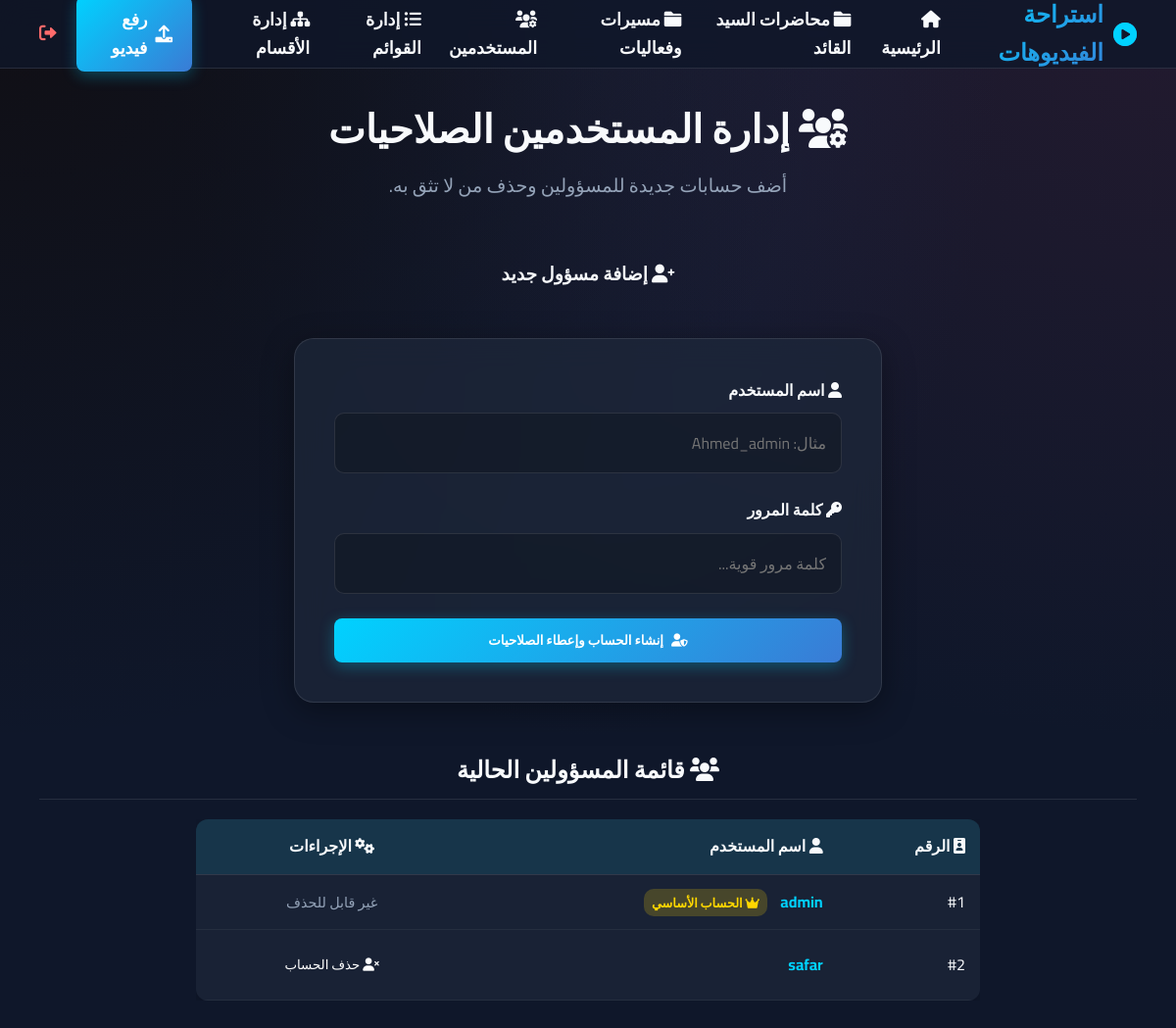
/users (signed in), run on the app's committed database.
### models.py (models this page shows)
class CustomPage(db.Model):
    id = db.Column(db.Integer, primary_key=True)
    name = db.Column(db.String(100), nullable=False)
    slug = db.Column(db.String(100), nullable=False, unique=True)
    description = db.Column(db.Text, nullable=True)
    created_at = db.Column(db.DateTime, default=datetime.utcnow)
    playlists = db.relationship('Playlist', backref='custom_page', lazy=True)

class Admin(db.Model):
    id = db.Column(db.Integer, primary_key=True)
    username = db.Column(db.String(50), nullable=False, unique=True)
    password = db.Column(db.String(255), nullable=False)

### app.py (the view, shortened to what this page needs)
@app.route('/users', methods=['GET', 'POST'])
@admin_required
def manage_users():
    users = Admin.query.order_by(Admin.id.asc()).all()
    return render_template('users.html', users=users)

### app.py (called while the page is built)
def admin_required(f):
    @wraps(f)
    def decorated_function(*args, **kwargs):
        if not session.get('is_admin'):
            flash('يجب تسجيل الدخول كمسؤول للوصول إلى هذه الصفحة.', 'error')
            return redirect(url_for('login'))
        return f(*args, **kwargs)
    return decorated_function

@app.context_processor
def inject_globals():
    try:
        pages = CustomPage.query.order_by(CustomPage.created_at.asc()).all()
        return dict(custom_pages=pages, is_admin=session.get('is_admin', False))
    except:
        return dict(custom_pages=[], is_admin=False)

### templates/users.html
{% extends "layout.html" %}
{% block content %}
<div class="search-section" style="margin-bottom: 40px;">
    <h1 class="page-title"><i class="fas fa-users-cog"></i> إدارة المستخدمين الصلاحيات</h1>
    <p class="page-subtitle">أضف حسابات جديدة للمسؤولين وحذف من لا تثق به.</p>
</div>
<div class="upload-container" style="max-width: 600px; margin: 0 auto 50px auto;">
    <div class="upload-header text-center" style="padding: 20px;">
        <h3><i class="fas fa-user-plus"></i> إضافة مسؤول جديد</h3>
    </div>
    <div class="upload-card">
        <form action="{{ url_for('manage_users') }}" method="POST" class="upload-form">
            <div class="form-group">
                <label for="username"><i class="fas fa-user"></i> اسم المستخدم</label>
                <input type="text" id="username" name="username" class="form-control" required placeholder="مثال: Ahmed_admin">
            </div>
            <div class="form-group">
                <label for="password"><i class="fas fa-key"></i> كلمة المرور</label>
                <input type="password" id="password" name="password" class="form-control" required placeholder="كلمة مرور قوية...">
            </div>
            <div class="form-actions mt-4">
                <button type="submit" class="btn-primary btn-block"><i class="fas fa-user-shield"></i> إنشاء الحساب وإعطاء الصلاحيات</button>
            </div>
        </form>
    </div>
</div>
<h2 style="margin-bottom: 20px; border-bottom: 1px solid var(--glass-border); padding-bottom: 10px; text-align: center;">
    <i class="fas fa-users"></i> قائمة المسؤولين الحالية
</h2>
<div style="overflow-x: auto; max-width: 800px; margin: 0 auto;">
    <table style="width: 100%; border-collapse: collapse; background: var(--card-bg); border-radius: 12px; overflow: hidden; box-shadow: 0 5px 15px rgba(0,0,0,0.2);">
        <thead style="background: rgba(0,210,255,0.1);">
            <tr>
                <th style="padding: 15px; text-align: right; border-bottom: 1px solid var(--glass-border);"><i class="fas fa-id-badge"></i> الرقم</th>
                <th style="padding: 15px; text-align: right; border-bottom: 1px solid var(--glass-border);"><i class="fas fa-user"></i> اسم المستخدم</th>
                <th style="padding: 15px; text-align: center; border-bottom: 1px solid var(--glass-border);"><i class="fas fa-cogs"></i> الإجراءات</th>
            </tr>
        </thead>
        <tbody>
            {% for user in users %}
            <tr style="border-bottom: 1px solid rgba(255,255,255,0.05); transition: background 0.3s;">
                <td style="padding: 15px;">#{{ user.id }}</td>
                <td style="padding: 15px; font-weight: bold; color: var(--primary-color);">
                    {{ user.username }}
                    {% if user.id == 1 %}
                    <span style="background: rgba(255,215,0,0.2); color: gold; padding: 2px 8px; border-radius: 10px; font-size: 0.8rem; margin-right: 10px;"><i class="fas fa-crown"></i> الحساب الأساسي</span>
                    {% endif %}
                </td>
                <td style="padding: 15px; text-align: center;">
                    {% if user.id != 1 %}
                    <form action="{{ url_for('delete_user', user_id=user.id) }}" method="POST" style="display:inline;" onsubmit="return confirm('إزالة كافة صلاحيات هذا المستخدم وحذفه نهائياً؟');">
                        <button type="submit" class="btn-danger" style="background-color: var(--error-color); color: white; border: none; padding: 8px 15px; border-radius: 8px; cursor: pointer; transition: all 0.3s ease;"><i class="fas fa-user-times"></i> حذف الحساب</button>
                    </form>
                    {% else %}
                    <span style="color: var(--text-muted); font-size: 0.9rem;">غير قابل للحذف</span>
                    {% endif %}
                </td>
            </tr>
            {% endfor %}
        </tbody>
    </table>
</div>
{% endblock %}

### templates/layout.html (shortened to what this page needs)
<!DOCTYPE html>
<html lang="ar" dir="rtl">
<head>
    <link rel="stylesheet" href="{{ url_for('static', filename='css/style.css') }}">
    <link href="https://cdnjs.cloudflare.com/ajax/libs/font-awesome/6.0.0/css/all.min.css" rel="stylesheet">
</head>
<body>
    <nav class="navbar">
        <div class="nav-container">
            <a href="{{ url_for('index') }}" class="logo">
                <i class="fas fa-play-circle"></i> استراحة الفيديوهات
            </a>
            <div class="nav-links">
                <a href="{{ url_for('index') }}" class="nav-link"><i class="fas fa-home"></i> الرئيسية</a>
                {% for page in custom_pages %}
                <a href="{{ url_for('view_page', slug=page.slug) }}" class="nav-link"><i class="fas fa-folder"></i> {{ page.name }}</a>
                {% endfor %}
                {% if is_admin %}
                <a href="{{ url_for('manage_users') }}" class="nav-link"><i class="fas fa-users-cog"></i> المستخدمين</a>
                <a href="{{ url_for('manage_playlists') }}" class="nav-link"><i class="fas fa-list-ul"></i> إدارة القوائم</a>
                <a href="{{ url_for('manage_pages') }}" class="nav-link"><i class="fas fa-sitemap"></i> إدارة الأقسام</a>
                <a href="{{ url_for('upload_video') }}" class="nav-link btn-primary"><i class="fas fa-upload"></i> رفع فيديو</a>
                <a href="{{ url_for('logout') }}" class="nav-link" style="color: #ff6b6b;" title="تسجيل الخروج"><i class="fas fa-sign-out-alt"></i></a>
                {% else %}
                <a href="{{ url_for('login') }}" class="nav-link" title="دخول الإدارة"><i class="fas fa-user-shield"></i></a>
                {% endif %}
            </div>
        </div>
    </nav>
    <div class="container main-content">
        {% block content %}{% endblock %}
    </div>
</body>
</html>

### static/css/style.css (style rules this page uses)
:root { --primary-color: #00d2ff; --secondary-color: #3a7bd5; --dark-bg: #0f172a; --card-bg: rgba(30, 41, 59, 0.7); --text-main: #f8fafc; --text-muted: #94a3b8; --glass-border: rgba(255, 255, 255, 0.1); --glass-shadow: 0 8px 32px 0 rgba(0, 0, 0, 0.37); --danger: #ef4444; --success: #22c55e; }
* { margin: 0; padding: 0; box-sizing: border-box; font-family: 'Cairo', sans-serif; }
body { background-color: var(--dark-bg); background-image: radial-gradient(at 0% 0%, hsla(253, 16%, 7%, 1) 0, transparent 50%), radial-gradient(at 50% 0%, hsla(225, 39%, 30%, 0.2) 0, transparent 50%), radial-gradient(at 100% 0%, hsla(339, 49%, 30%, 0.2) 0, transparent 50%); background-size: cover; background-attachment: fixed; color: var(--text-main); min-height: 100vh; line-height: 1.6; }
h1, h2, h3, h4 { color: var(--text-main); font-weight: 700; }
a { text-decoration: none; color: inherit; transition: all 0.3s ease; }
.container { max-width: 1600px; margin: 0 auto; padding: 0 40px; }
.main-content { padding-top: 100px; padding-bottom: 50px; }
.btn-primary, .btn-secondary, .btn-icon { display: inline-flex; align-items: center; justify-content: center; gap: 8px; padding: 10px 20px; border-radius: 8px; font-weight: 600; cursor: pointer; border: none; transition: all 0.3s ease; }
.btn-primary { background: linear-gradient(135deg, var(--primary-color), var(--secondary-color)); color: white; box-shadow: 0 4px 15px rgba(0, 210, 255, 0.3); }
.navbar { position: fixed; top: 0; left: 0; right: 0; height: 70px; background: rgba(15, 23, 42, 0.8); backdrop-filter: blur(15px); border-bottom: 1px solid var(--glass-border); z-index: 1000; }
.nav-container { max-width: 1600px; margin: 0 auto; padding: 0 40px; height: 100%; display: flex; justify-content: space-between; align-items: center; }
.logo { font-size: 1.5rem; font-weight: 700; display: flex; align-items: center; gap: 10px; background: linear-gradient(135deg, var(--primary-color), var(--secondary-color)); -webkit-background-clip: text; -webkit-text-fill-color: transparent; }
.logo i { -webkit-text-fill-color: var(--primary-color); }
.nav-links { display: flex; gap: 20px; align-items: center; }
.nav-link { font-weight: 600; font-size: 1.1rem; }
.search-section { text-align: center; margin-bottom: 50px; }
.page-title { font-size: 2.5rem; margin-bottom: 10px; }
.page-subtitle { color: var(--text-muted); font-size: 1.2rem; margin-bottom: 30px; }
.upload-container { max-width: 600px; margin: 0 auto; }
.upload-header { text-align: center; margin-bottom: 30px; }
.upload-card { background: var(--card-bg); border-radius: 20px; padding: 40px; border: 1px solid var(--glass-border); backdrop-filter: blur(15px); box-shadow: var(--glass-shadow); }
.form-group { margin-bottom: 25px; }
.form-group label { display: block; margin-bottom: 10px; font-weight: 600; color: var(--text-main); }
.form-control { width: 100%; padding: 15px; background: rgba(0, 0, 0, 0.2); border: 1px solid var(--glass-border); border-radius: 10px; color: var(--text-main); font-size: 1rem; transition: border-color 0.3s; }
.btn-block { width: 100%; }

### data on the page
CustomPage: name "محاضرات السيد القائد"
CustomPage: name "مسيرات وفعاليات"
Admin: id "1", username "admin", shows "الحساب الأساسي", shows "غير قابل للحذف"
Admin: id "2", username "safar"
